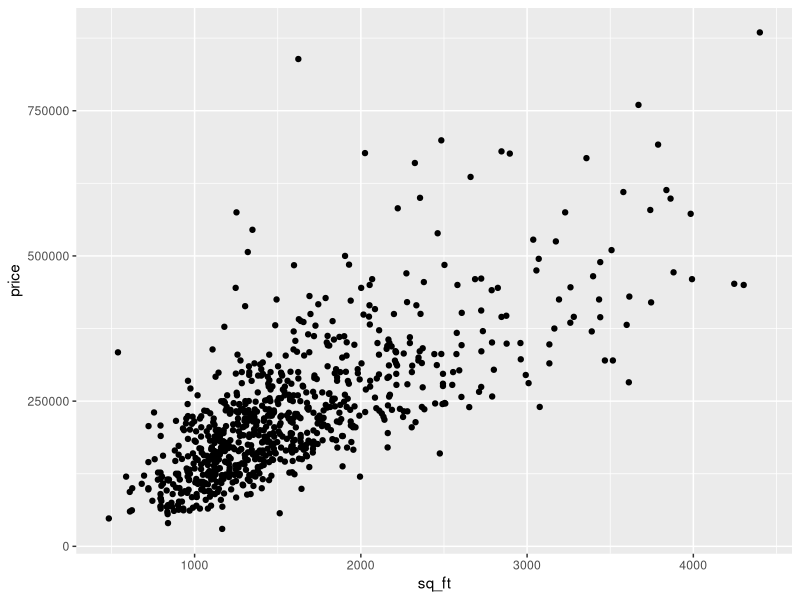
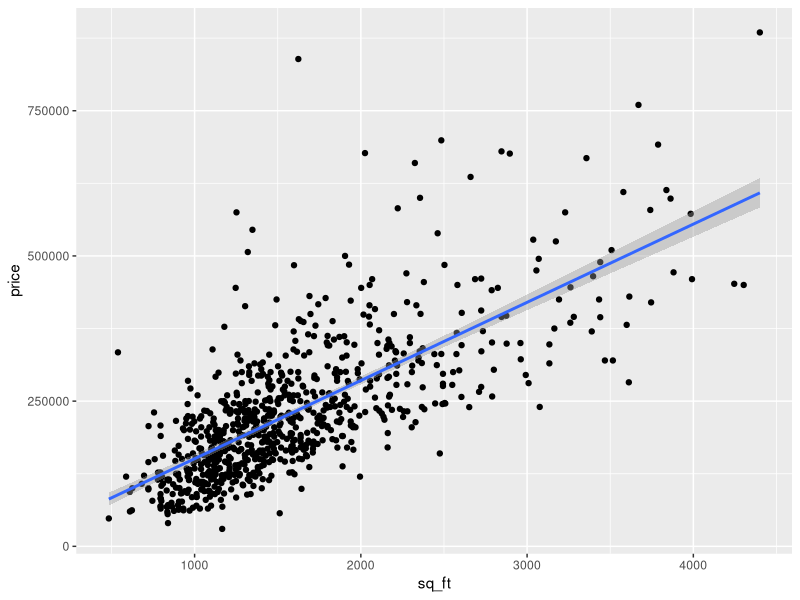

These charts were generated, in order, by the following R code:
## ---- chunk 1
knitr::opts_chunk$set(echo = TRUE)
## ---- chunk 2
#install.packages("ggplot2") uncomment this line if needed
library(ggplot2)
## ---- chunk 3
sacramento = read.csv("sacramento.csv")
head(sacramento) # View first few rows
## ---- chunk 4
ggplot(data = sacramento, aes(x = sq_ft, y = price)) + geom_point() # Adding scatter plot
## ---- chunk 5
# Syntax = cor(data$x, data$y)
cor(sacramento$sq_ft, sacramento$price)
## ---- chunk 6
# Syntax = lm(y ~ x, data)
lin_reg = lm(price ~ sq_ft, data = sacramento)
## ---- chunk 7
# Fitted model components (e.g. coefficients, residuals) are stored in lin_reg
lin_reg$coefficients
## ---- chunk 8
ggplot(data = sacramento, aes(x = sq_ft, y = price)) +
geom_point() + # Add scatter plot
geom_smooth(method = 'lm') # Add the line of best fit
## ---- chunk 9
# Step 1. Get the residuals
residuals <- lin_reg$residuals
# Step 2. Square the residuals
residuals_squared <- residuals**2  
# Step 3. Find the average
avg_residuals_squared <- mean(residuals_squared)
# Step 4. Take the square root
RMSE <- sqrt(avg_residuals_squared)
RMSE
## ---- chunk 10
# Metrics such as R2 are derived statistics that are calculated only when you call summary()
summary(lin_reg)$r.squared
## ---- chunk 11
(cor(sacramento$sq_ft, sacramento$price))**2
